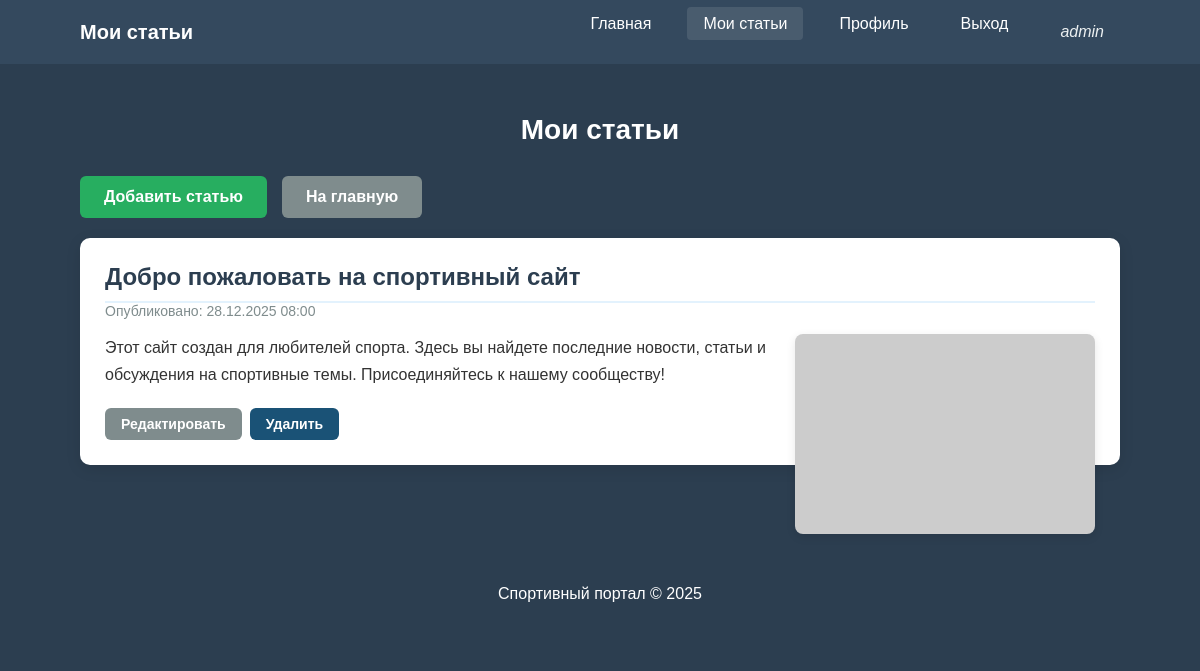
/personal_articles.php (signed in), run on the app's committed database.
### tables this page shows
CREATE TABLE IF NOT EXISTS articles (
    id INT AUTO_INCREMENT PRIMARY KEY,
    title VARCHAR(255) NOT NULL,
    content TEXT NOT NULL,
    author_id INT NOT NULL,
    image VARCHAR(255) DEFAULT NULL,
    created_at TIMESTAMP DEFAULT CURRENT_TIMESTAMP,
    updated_at TIMESTAMP DEFAULT CURRENT_TIMESTAMP ON UPDATE CURRENT_TIMESTAMP,
    FOREIGN KEY (author_id) REFERENCES users(id) ON DELETE CASCADE
);

### personal_articles.php (the view, shortened to what this page needs)
<?php
include 'db.php';
$stmt = $pdo->prepare("SELECT id, title, content, created_at, image FROM articles WHERE author_id = :author_id ORDER BY created_at DESC");
$stmt->execute(['author_id' => $_SESSION['user_id']]);
$articles = $stmt->fetchAll(PDO::FETCH_ASSOC);
?>
<!DOCTYPE html>
<html lang="ru">
<head>
    <link rel="stylesheet" href="style.css">
</head>
<body>
    <div style="background: #2c3e50; min-height: 100vh;">
        <nav class="nav-main">
            <div class="container nav-container">
                <div class="nav-logo">Мои статьи</div>
                <ul class="nav-menu">
                    <li><a href="main.php">Главная</a></li>
                    <li><a href="personal_articles.php" class="active">Мои статьи</a></li>
                    <li><a href="profile.php">Профиль</a></li>
                    <li><a href="logout.php">Выход</a></li>
                    <li class="user-info-nav">
                        <?= htmlspecialchars($_SESSION['username']); ?>
                    </li>
                </ul>
            </div>
        </nav>
        <div class="container">
            <header class="page-header">
                <h1>Мои статьи</h1>
            </header>
            <div class="action-buttons" style="margin-bottom: 20px;">
                <a href="create_article.php" class="btn btn-success">Добавить статью</a>
                <a href="main.php" class="btn btn-secondary">На главную</a>
            </div>
            <?php if (count($articles) > 0): ?>
                <?php foreach ($articles as $article): ?>
                <div class="content-box" style="margin-bottom: 20px;">
                    <h2 style="color: #2c3e50; margin-top: 0; border-bottom: 2px solid #e3f2fd; padding-bottom: 10px;">
                        <?= htmlspecialchars($article['title']) ?>
                    </h2>
                    <div style="color: #7f8c8d; font-size: 14px; margin-bottom: 15px;">
                        Опубликовано: <?= date('d.m.Y H:i', strtotime($article['created_at'])) ?>
                    </div>
                    <?php if (!empty($article['image'])): ?>
                        <img src="<?= htmlspecialchars($article['image']) ?>"
                             alt="Изображение статьи"
                             style="max-width: 300px; height: 200px; object-fit: cover; border-radius: 8px; float: right; margin: 0 0 15px 15px; box-shadow: 0 3px 10px rgba(0,0,0,0.1);">
                    <?php endif; ?>
                    <div style="color: #333; line-height: 1.7;">
                        <p><?= nl2br(htmlspecialchars($article['content'])) ?></p>
                    </div>
                    <div class="admin-actions" style="margin-top: 20px;">
                        <a href="edit_article.php?id=<?= $article['id'] ?>" class="btn btn-sm btn-secondary">
                            Редактировать
                        </a>
                        <form method="POST" action="delete_article.php" style="display: inline;">
                            <button type="submit" class="btn btn-sm btn-danger"
                                    onclick="return confirm('Вы уверены, что хотите удалить эту статью?');">
                                Удалить
                            </button>
                        </form>
                    </div>
                </div>
                <?php endforeach; ?>
            <?php endif; ?>
        </div>
        <footer class="footer">
            <div class="container">
                <p>Спортивный портал &copy; <?= date('Y'); ?></p>
            </div>
        </footer>
    </div>
</body>
</html>

### style.css (style rules this page uses)
* { margin: 0; padding: 0; box-sizing: border-box; }
body { font-family: Arial, sans-serif; background: #2c3e50; color: #333; min-height: 100vh; }
.container { width: 90%; max-width: 1200px; margin: 0 auto; padding: 20px; }
.nav-main { background: #34495e; padding: 15px 0; }
.nav-container { display: flex; justify-content: space-between; align-items: center; max-width: 1200px; margin: 0 auto; padding: 0 20px; }
.nav-logo { color: white; font-size: 20px; font-weight: bold; }
.nav-menu { display: flex; list-style: none; gap: 20px; margin: 0; padding: 0; }
.nav-menu a { color: white; text-decoration: none; padding: 8px 16px; border-radius: 4px; transition: background 0.3s; }
.nav-menu a:hover, .nav-menu a.active { background: rgba(255, 255, 255, 0.1); }
.user-info-nav { color: #ecf0f1; font-style: italic; padding: 8px 16px; }
.page-header { text-align: center; margin: 30px 0; }
.page-header h1 { color: white; font-size: 28px; }
.btn { padding: 12px 24px; background: #3498db; color: white; border: none; border-radius: 6px; font-size: 16px; font-weight: bold; cursor: pointer; text-decoration: none; display: inline-block; text-align: center; transition: all 0.3s; }
.btn-sm { padding: 8px 16px; font-size: 14px; }
.btn-success { background: #27ae60; }
.btn-secondary { background: #7f8c8d; }
.btn-danger { background: #1a5276; }
.content-box { background: white; border-radius: 10px; padding: 25px; margin: 20px 0; box-shadow: 0 4px 15px rgba(0, 0, 0, 0.1); }
.action-buttons { display: flex; gap: 15px; margin: 20px 0; }
.admin-actions { display: flex; gap: 8px; }
.footer { background: #2c3e50; color: white; text-align: center; padding: 20px; margin-top: 40px; }
::placeholder { color: #95a5a6; opacity: 0.8; }

### data on the page
articles: title "Добро пожаловать на спортивный сайт", created_at "28.12.2025 08:00", content "Этот сайт создан для любителей спорта. Здесь вы найдете последние новости, статьи и обсуждения на спортивные темы. Присоединяйтесь к нашему сообществу!"

### other printed values
$_SESSION['username'] "admin"
